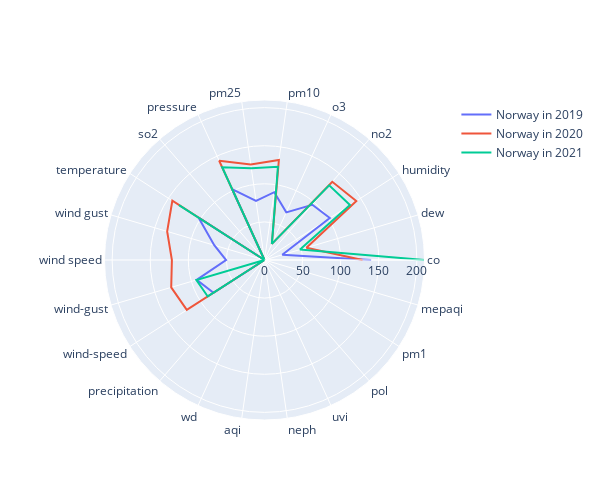

This figure's notebook cell:
### Markdown cell above
# Radar chart for Norway 2019-2020-2021

### Code cell
species = ['co', 'dew', 'humidity', 'no2', 'o3', 'pm10', 'pm25', 'pressure',
       'so2', 'temperature', 'wind gust', 'wind speed', 'wind-gust',
       'wind-speed', 'precipitation', 'wd', 'aqi', 'neph', 'uvi', 'pol',
       'pm1', 'mepaqi']

fig = go.Figure()

fig.add_trace(go.Scatterpolar(
      r=[value for value in res.loc[(res['Country'] == 'NO') & (res['Year'] == '2019')]['count']],
      theta=species,
      name='Norway in 2019'
))
fig.add_trace(go.Scatterpolar(
      r=[value for value in res.loc[(res['Country'] == 'NO') & (res['Year'] == '2020')]['count']],
      theta=species,
      name='Norway in 2020'
))
fig.add_trace(go.Scatterpolar(
      r=[value for value in res.loc[(res['Country'] == 'NO') & (res['Year'] == '2021')]['count']],
      theta=species,
      name='Norway in 2021'
))


fig.update_layout(
  width=600,
    height=500,
  polar=dict(
    radialaxis=dict(
      visible=True,
    )),
  showlegend=True
)



#fig.show()

### Figure 1 — Plotly figure (JSON) as saved in the notebook; plotly's stock layout.template omitted (floating-point values rounded to 4 significant figures)
{"data": [{"name": "Norway in 2019", "r": [140.0, 24.32, 101.9, 95.94, 68.78, 89.9, 78.31, 102.4, 0, 102.8, 68.75, 50.43, 92.81, 79.53, 0, 0, 0, 0, 0, 0, 0, 0], "theta": ["co", "dew", "humidity", "no2", "o3", "pm10", "pm25", "pressure", "so2", "temperature", "wind gust", "wind speed", "wind-gust", "wind-speed", "precipitation", "wd", "aqi", "neph", "uvi", "pol", "pm1", "mepaqi"], "type": "scatterpolar"}, {"name": "Norway in 2020", "r": [128.8, 57.33, 143.3, 135.8, 23.21, 132.6, 126.8, 143.2, 0, 143.8, 133.2, 121.6, 127.6, 121.3, 0, 0, 0, 0, 0, 0, 0, 0], "theta": ["co", "dew", "humidity", "no2", "o3", "pm10", "pm25", "pressure", "so2", "temperature", "wind gust", "wind speed", "wind-gust", "wind-speed", "precipitation", "wd", "aqi", "neph", "uvi", "pol", "pm1", "mepaqi"], "type": "scatterpolar"}, {"name": "Norway in 2021", "r": [210.0, 48.56, 133.4, 129.7, 23.3, 123.6, 121.6, 133.8, 0, 133.4, 0, 0, 93.13, 88.54, 0, 0, 0, 0, 0, 0, 0, 0], "theta": ["co", "dew", "humidity", "no2", "o3", "pm10", "pm25", "pressure", "so2", "temperature", "wind gust", "wind speed", "wind-gust", "wind-speed", "precipitation", "wd", "aqi", "neph", "uvi", "pol", "pm1", "mepaqi"], "type": "scatterpolar"}], "layout": {"height": 500, "polar": {"radialaxis": {"visible": true}}, "showlegend": true, "width": 600}}
